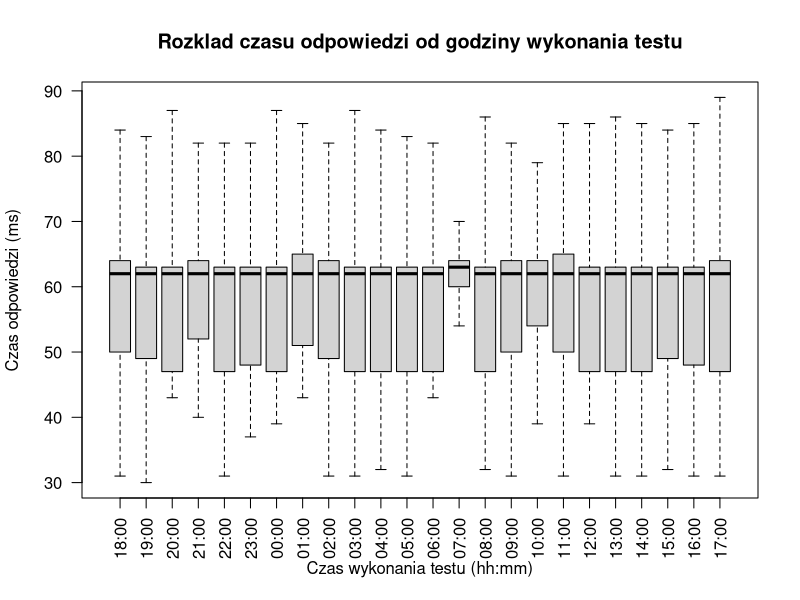

Write the R code that produced this figure.
png(filename="variance.png", width=640, height=480)

csvData <- read.csv(file="data.csv", header=TRUE, sep=",")
boxplot(csvData, main="Rozklad czasu odpowiedzi od godziny wykonania testu", ylab="Czas odpowiedzi (ms)", xlab="Czas wykonania testu (hh:mm)", outline=FALSE, las=2, names=c("18:00","19:00","20:00","21:00","22:00","23:00","00:00","01:00","02:00","03:00","04:00","05:00","06:00","07:00","08:00","09:00","10:00","11:00","12:00","13:00","14:00","15:00","16:00","17:00"))
